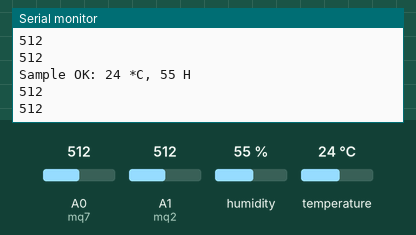
The sketch below on a simulated Arduino Uno, built with avr-gcc and run on an emulated ATmega328P. Shown: the last lines printed to the serial monitor. The inputs (shaded band) are chosen by the test bench; at power-on: humidity 55 %, A0 (mq7) = 512, A1 (mq2) = 512, temperature 24 °C. No radio packets arrive unless stated.

Above: at 1.8 s.
1.9 s: humidity set to 22 %
At 2.9 s:
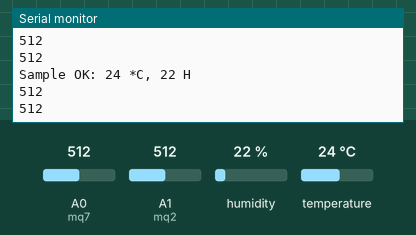
3.4 s: A0 (mq7) set to 716
At 4.7 s:
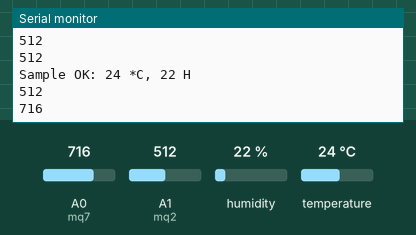
4.9 s: A1 (mq2) set to 306
At 6.0 s:
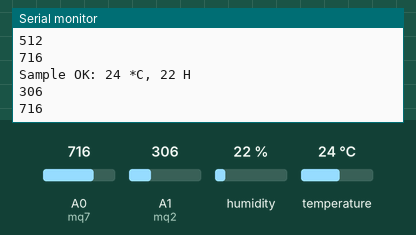
6.4 s: temperature set to 12 °C
At 7.7 s:
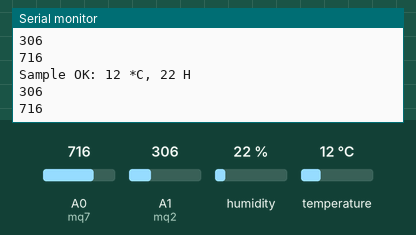
7.9 s: A0 (mq7) set to 992
At 9.0 s:
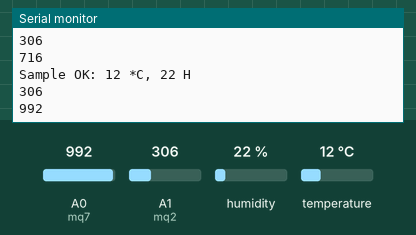
9.4 s: A1 (mq2) set to 30
At 11.1 s:
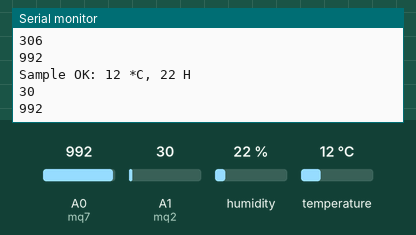
Timing chart, 0 to 11.9 s (numbered marks = the images above; inputs shaded):
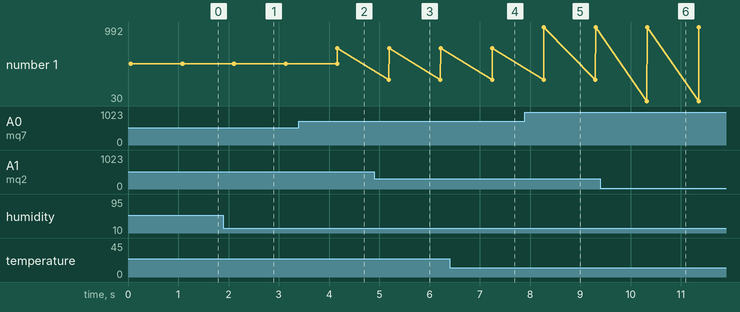

The sketch:

mainsend.ino
```cpp
//Include Libraries
#include <SPI.h>
#include <nRF24L01.h>
#include <RF24.h>

//create an RF24 object
RF24 radio(7, 8);  // CE, CSN
#define mq2 A1
#define mq7 A0
#include <SimpleDHT.h>
int pinDHT11 = 6;
SimpleDHT11 dht11(pinDHT11);
//address through which two modules communicate.
const byte address[6] = "00001";
typedef struct{
  int dmq2;
  int dmq7;
  int dtemp;
  int dhumi;

}Data;
Data datas;
void setup()
{
  radio.begin();
  Serial.begin(9600);
  pinMode(mq2,INPUT);
  pinMode(mq7,INPUT);
  //set the address
//  radio.setPALevel(RF24_PA_HIGH);
  radio.openWritingPipe(address);

  //Set module as transmitter
  radio.stopListening();

}
void loop()
{
  byte temperature = 0;
  byte humidity = 0;
  int err = SimpleDHTErrSuccess;
  if ((err = dht11.read(&temperature, &humidity, NULL)) != SimpleDHTErrSuccess) {
    Serial.print("Read DHT11 failed, err="); Serial.println(err);delay(1000);
    return;
  }

  Serial.print("Sample OK: ");
  datas.dtemp=(int)temperature;
  datas.dhumi=(int)humidity;
  Serial.print((int)temperature); Serial.print(" *C, ");
  Serial.print((int)humidity); Serial.println(" H");
  datas.dmq2=analogRead(mq2);
  Serial.println(datas.dmq2);
  datas.dmq7=analogRead(mq7);
  //Send message to receiver
  Serial.println(datas.dmq7);
//  Serial.println(datas.data);
  radio.write(&datas, sizeof(datas));
  const char text[]="Acknowledge";
  radio.write(&text, sizeof(text));
  delay(1000);
}
```

Measured:
- after the input at 1.9 s, the serial monitor: prints a new line after 0.18 s (image 1)
- after the input at 3.4 s, the serial monitor: prints a new line after 0.77 s (image 2)
- after the input at 4.9 s, the serial monitor: prints a new line after 0.29 s (image 3)
- after the input at 6.4 s, the serial monitor: prints a new line after 0.82 s (image 4)
- after the input at 7.9 s, the serial monitor: prints a new line after 0.38 s (image 5)
- after the input at 9.4 s, the serial monitor: prints a new line after 0.93 s (image 6)
- plotted number 1: 512 → 716 after the input at 3.4 s, 716 → 992 after the input at 7.9 s
